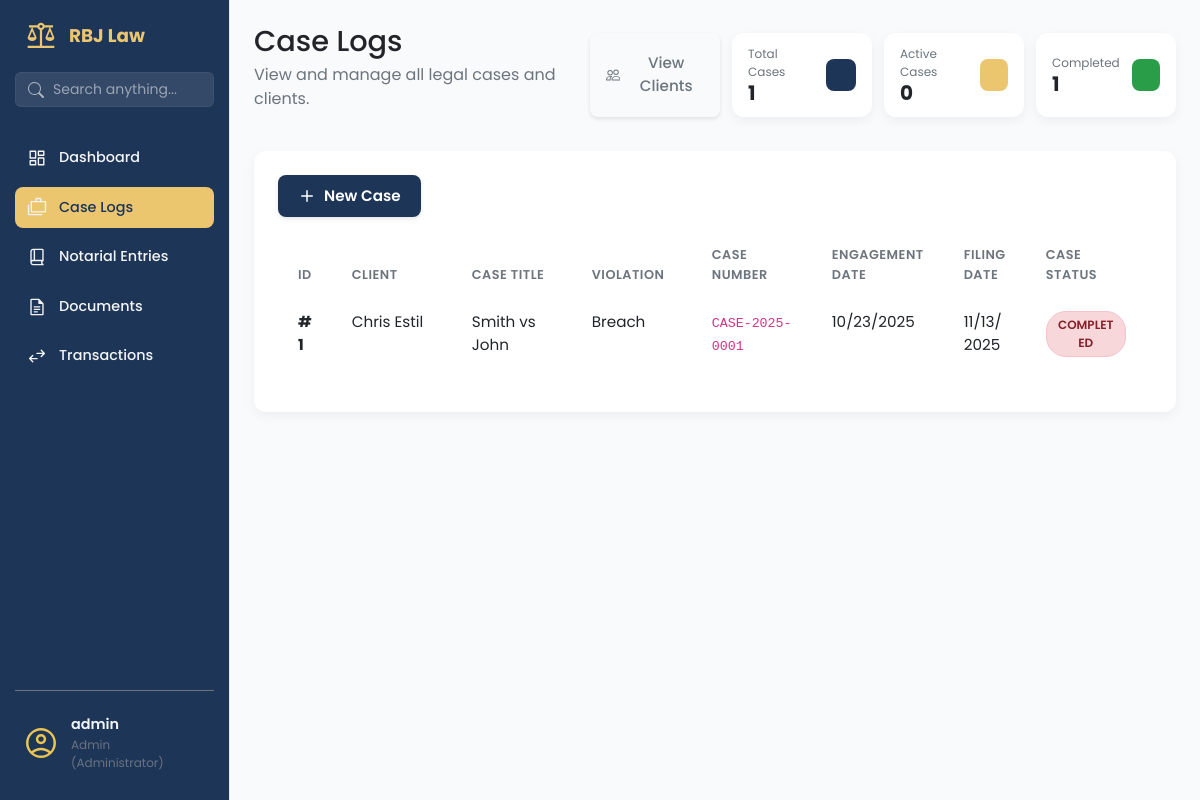
/cases/ (signed in), run on an earlier commit of the app's database.
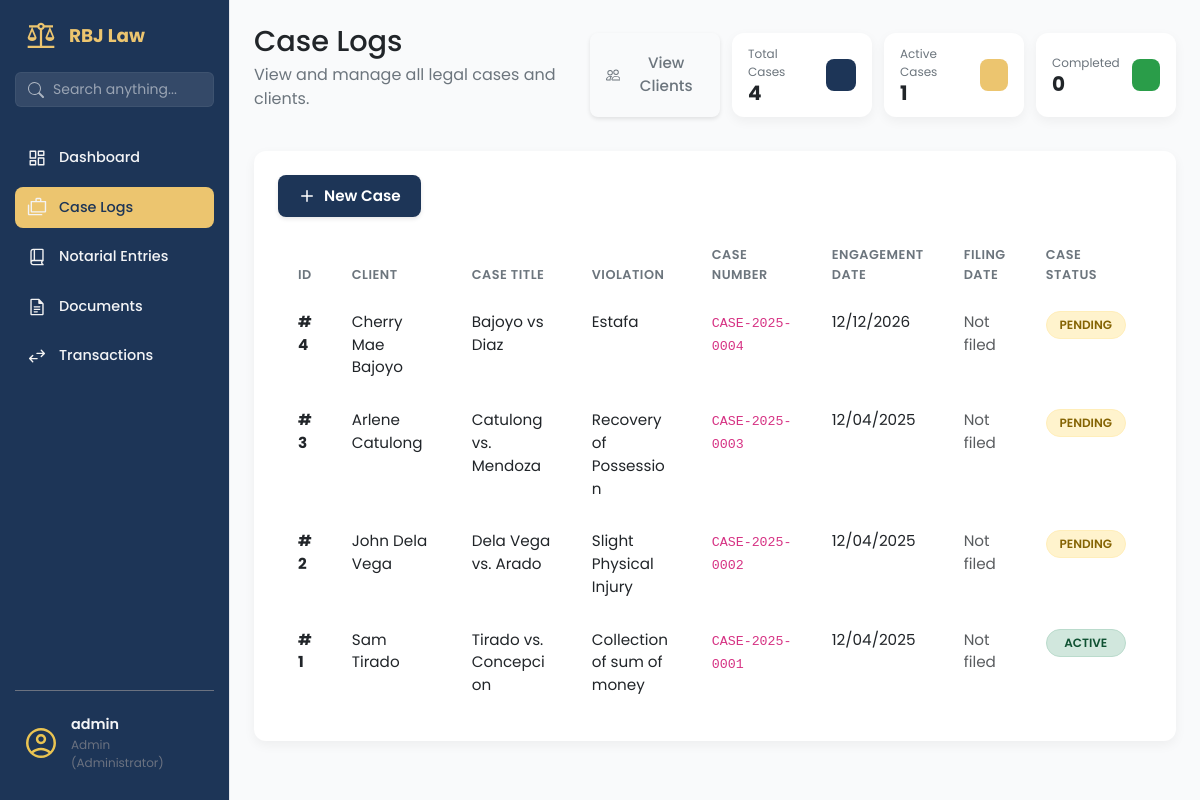
And on a later commit of the database.
### app/models/user_model.py (models this page shows, shortened)
class User(UserMixin, db.Model):
    __tablename__ = 'users'
    id = db.Column(db.Integer, primary_key=True)
    username = db.Column(db.String(80), unique=True, nullable=False, index=True)
    email = db.Column(db.String(120), unique=True, nullable=False)
    password_hash = db.Column(db.String(128), nullable=False)
    contact_number = db.Column(db.String(20), nullable=True)
    role = db.Column(db.String(50), default='attorney', nullable=False)
    is_active = db.Column(db.Boolean, default=True, nullable=False)
    is_admin = db.Column(db.Boolean, default=False, nullable=False)
    created_at = db.Column(db.DateTime, default=datetime.utcnow)
    updated_at = db.Column(db.DateTime, default=datetime.utcnow, onupdate=datetime.utcnow)

### app/models/case_mdl.py (models this page shows, shortened)
class Case(db.Model):
    __tablename__ = 'cases'
    id = db.Column(db.Integer, primary_key=True)
    case_number = db.Column(db.String(100), unique=True, nullable=False)
    title = db.Column(db.String(255), nullable=False)
    case_category = db.Column(db.String(50), default='individual', nullable=False)  # 'individual' or 'corporate'
    case_type = db.Column(db.String(100), nullable=False)
    violation = db.Column(db.String(255), nullable=True)
    status = db.Column(db.String(50), default='active', nullable=False)
    engagement_date = db.Column(db.Date, nullable=False)
    filing_date = db.Column(db.Date, nullable=True)
    client_id = db.Column(db.Integer, db.ForeignKey('clients.id'), nullable=False)
    assigned_attorney_id = db.Column(db.Integer, db.ForeignKey('users.id'), nullable=True)
    created_at = db.Column(db.DateTime, default=datetime.utcnow)
    updated_at = db.Column(db.DateTime, default=datetime.utcnow, onupdate=datetime.utcnow)
    client = db.relationship('Client', backref='cases', lazy=True)
    assigned_attorney = db.relationship('User', backref='assigned_cases', lazy=True)

### app/models/client_mdl.py (models this page shows, shortened)
class Client(db.Model):
    __tablename__ = 'clients'
    id = db.Column(db.Integer, primary_key=True)
    client_first_name = db.Column(db.String(100), nullable=False)
    client_last_name = db.Column(db.String(100), nullable=False)
    client_address = db.Column(db.String(255), nullable=False)
    client_email = db.Column(db.String(120), nullable=False, unique=True)
    client_phone = db.Column(db.String(50))
    client_role = db.Column(db.String(50))
    notes = db.Column(db.Text)
    is_active = db.Column(db.Boolean, default=True, nullable=False)
    deleted_at = db.Column(db.DateTime, nullable=True)
    @property
    def full_name(self):
        return f"{self.client_first_name} {self.client_last_name}"

### app/routes/case_routes.py (the view)
@case_bp.route('/')
@admin_required  # Add this
@login_required
def list_cases():
    cases = CaseService.get_all_cases()
    return render_template('cases/list.html', cases=cases)

### app/templates/cases/list.html (shortened to what this page needs)
{% extends "base.html" %}
{% block content %}
<main class="dashboard-content">
    <header class="dashboard-header">
        <div>
            <h1>Case Logs</h1>
            <p>View and manage all legal cases and clients.</p>
        </div>
        <div style="display: flex; gap: 12px;">
            <a href="{{ url_for('clients.clients_page') }}" class="btn btn-outline-secondary d-flex align-items-center"
                style="gap: 8px; padding: 10px 16px; font-weight: 500;">
                View Clients
            </a>
            <div class="data-card data-card--sm">
                <div class="data-card__info">
                    <span class="data-card__title">Total Cases</span>
                    <span class="data-card__value">{{ cases|length }}</span>
                </div>
                <div class="data-card__icon data-card__icon--blue"></div>
            </div>
            <div class="data-card data-card--sm">
                <div class="data-card__info">
                    <span class="data-card__title">Active Cases</span>
                    <span class="data-card__value">
                        {{ cases|selectattr('status', 'equalto', 'active')|list|length }}
                    </span>
                </div>
                <div class="data-card__icon data-card__icon--gold"></div>
            </div>
            <div class="data-card data-card--sm">
                <div class="data-card__info">
                    <span class="data-card__title">Completed</span>
                    <span class="data-card__value">
                        {{ cases|selectattr('status', 'equalto', 'completed')|list|length }}
                    </span>
                </div>
                <div class="data-card__icon data-card__icon--green"></div>
            </div>
        </div>
    </header>
    <section class="dashboard-panels-bottom dashboard-panels-bottom--single">
        <div class="panel-card" style="width: 100%;">
            <div class="dashboard-actions" style="display: flex; justify-content: start; flex-shrink: 0; gap: 50px;">
                <a href="{{ url_for('case.create_case') }}" class="btn btn-primary">
                    <svg class="btn-icon-left" xmlns="http://www.w3.org/2000/svg" viewBox="0 0 24 24" fill="none"
                        stroke="currentColor" stroke-width="2" stroke-linecap="round" stroke-linejoin="round">
                        <line x1="12" y1="5" x2="12" y2="19"></line>
                        <line x1="5" y1="12" x2="19" y2="12"></line>
                    </svg>
                    New Case
                </a>
            </div>
            <div class="table-wrapper panel-card__body">
                <table class="table client-table">
                    <colgroup>
                        <col class="short">
                        <col class="medium">
                        <col class="medium">
                        <col class="medium">
                        <col class="medium">
                        <col class="medium">
                        <col class="numeric">
                        <col class="short">
                    </colgroup>
                    <thead>
                        <tr>
                            <th data-sort-key="id">ID</th>
                            <th data-sort-key="client">Client</th>
                            <th data-sort-key="case-title">Case Title</th>
                            <th data-sort-key="violation">Violation</th>
                            <th data-sort-key="case-number">Case Number</th>
                            <th data-sort-key="engagement-date">Engagement Date</th>
                            <th data-sort-key="filing-date">Filing Date</th>
                            <th data-sort-key="status">Case Status</th>
                            <th>Actions</th>
                        </tr>
                    </thead>
                    <tbody>
                        {% for case in cases %}
                        <tr>
                            <td><strong>#{{ case.id }}</strong></td>
                            <td>
                                {% if case.client %}
                                {{ case.client.full_name }}
                                {% else %}
                                <span class="text-muted">No Client</span>
                                {% endif %}
                            </td>
                            <td>{{ case.title }}</td>
                            <td>{{ case.violation or 'N/A' }}</td>
                            <td><code>{{ case.case_number }}</code></td>
                            <td>{{ case.engagement_date.strftime('%m/%d/%Y') }}</td>
                            <td>
                                {% if case.filing_date %}
                                {{ case.filing_date.strftime('%m/%d/%Y') }}
                                {% else %}
                                <span class="text-muted">Not filed</span>
                                {% endif %}
                            </td>
                            <td>
                                <span class="status-tag status-tag--{{ case.status }}">
                                    {{ case.status|title }}
                                </span>
                            </td>
                            <td>
                            </td>
                        </tr>
                        {% endfor %}
                    </tbody>
                </table>
            </div>
        </div>
    </section>
</main>
{% endblock %}

### app/templates/base.html (shortened to what this page needs)
<!DOCTYPE html>
<html lang="en">
<head>
    <link rel="stylesheet" href="{{ url_for('static', filename='vendor/bootstrap/css/bootstrap.min.css') }}">
    <link rel="stylesheet" href="{{ url_for('static', filename='css/main.css') }}">
    <link rel="stylesheet" href="{{ url_for('static', filename='css/sidebar.css') }}">
</head>
<body>
    <aside class="sidebar">
        <div class="sidebar-header">
            <img src="{{ url_for('static', filename='img/scales-of-justice.svg') }}" alt="logo" class="logo-img">
            <h2>RBJ Law</h2>
        </div>
        <div class="sidebar-search">
            <form action="{{ url_for('search.search_page') }}" method="GET">
                <div class="input-group">
                    <span class="input-group-text bg-transparent border-0 pe-0">
                    </span>
                    <input type="text" name="q" class="form-control" placeholder="Search anything..."
                        aria-label="Search" value="{{ request.args.get('q', '') }}">
                </div>
            </form>
        </div>
        <ul class="sidebar-links">
            <li>
                <a href="{{ url_for('dashboard.dashboard_page') }}"
                    class="{{ 'active' if 'dashboard' in request.endpoint else '' }}">
                    <span class="icon-wrapper"><img src="{{ url_for('static', filename='img/dashboard.svg') }}"
                            alt=""></span>
                    Dashboard
                </a>
            </li>
            {% if current_user.is_authenticated and (current_user.is_admin or current_user.role == 'admin') %}
            <li>
                <a href="{{ url_for('case.list_cases') }}" class="{{ 'active' if 'case' in request.endpoint else '' }}">
                    <span class="icon-wrapper"><img src="{{ url_for('static', filename='img/cases.svg') }}"
                            alt=""></span>
                    Case Logs
                </a>
            </li>
            {% endif %}
            {% if current_user.is_authenticated and current_user.role in ['admin', 'staff'] %}
            <li>
                <a href="{{ url_for('notarial_entries.notarial_entries_page') }}"
                    class="{{ 'active' if 'notarial' in request.endpoint else '' }}">
                    <span class="icon-wrapper"><img src="{{ url_for('static', filename='img/book.svg') }}"
                            alt=""></span>
                    Notarial Entries
                </a>
            </li>
            {% endif %}
            {% if current_user.is_authenticated and current_user.role in ['admin', 'staff'] %}
            <li>
                <a href="{{ url_for('documents.documents_page') }}"
                    class="{{ 'active' if 'documents' in request.endpoint else '' }}">
                    <span class="icon-wrapper"><img src="{{ url_for('static', filename='img/documents.svg') }}"
                            alt=""></span>
                    Documents
                </a>
            </li>
            {% endif %}
            {% if current_user.is_authenticated and current_user.role in ['admin', 'staff'] %}
            <li>
                <a href="{{ url_for('transaction.transactions_page') }}"
                    class="{{ 'active' if 'transaction' in request.endpoint else '' }}">
                    <span class="icon-wrapper"><img src="{{ url_for('static', filename='img/transaction.svg') }}"
                            alt=""></span>
                    Transactions
                </a>
            </li>
            {% endif %}
        </ul>
        <div class="sidebar-footer">
            <button class="avatar-btn" id="avatarBtn">
                <img src="{{ url_for('static', filename='img/avatar.svg') }}" alt="User Avatar">
                <div class="user-info">
                    <span class="user-name">
                        {{ current_user.username }}
                    </span>
                    <span class="user-role">
                        {{ current_user.role|title }}
                        {% if current_user.is_admin %} (Administrator){% endif %}
                    </span>
                </div>
            </button>
        </div>
    </aside>
    <div class="page-container">
        {% block content %}
        {% endblock %}
    </div>
</body>
</html>

What changed in the data, as far as the page shows it:
added Case: id "4", client.full_name "Cherry Mae Bajoyo", title "Bajoyo vs Diaz", violation "Estafa", case_number "CASE-2025-0004", engagement_date "12/12/2026", shows "Not filed", status "PENDING"
added Case: id "3", client.full_name "Arlene Catulong", title "Catulong vs. Mendoza", violation "Recovery of Possession", case_number "CASE-2025-0003", engagement_date "12/04/2025", shows "Not filed", status "PENDING"
added Case: id "2", client.full_name "John Dela Vega", title "Dela Vega vs. Arado", violation "Slight Physical Injury", case_number "CASE-2025-0002", engagement_date "12/04/2025", shows "Not filed", status "PENDING"
changed Case id 1: client.full_name "Chris Estil" → "Sam Tirado"; title "Smith vs John" → "Tirado vs. Concepcion"; violation "Breach" → "Collection of sum of money"; engagement_date "10/23/2025" → "12/04/2025"; status "COMPLETED" → "ACTIVE"; filing_date "11/13/2025" → (not shown); now shows "Not filed"
Also different on the page:
{{ cases|length }}: "1" → "4"
{{ cases|selectattr('status', 'equalto', 'active')|list|length }}: "0" → "1"
{{ cases|selectattr('status', 'equalto', 'completed')|list|length }}: "1" → "0"
